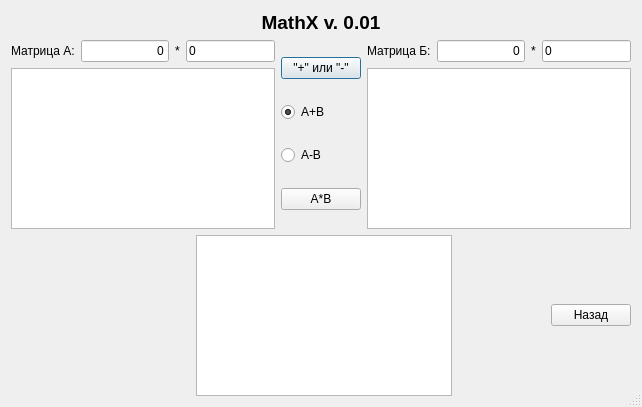
<?xml version="1.0" encoding="UTF-8"?>
<ui version="4.0">
 <class>Matr</class>
 <widget class="QDialog" name="Matr">
  <property name="geometry">
   <rect>
    <x>0</x>
    <y>0</y>
    <width>642</width>
    <height>407</height>
   </rect>
  </property>
  <property name="windowTitle">
   <string>Dialog</string>
  </property>
  <property name="sizeGripEnabled">
   <bool>true</bool>
  </property>
  <property name="modal">
   <bool>true</bool>
  </property>
  <layout class="QGridLayout" name="gridLayout_2">
   <item row="0" column="0">
    <layout class="QGridLayout" name="gridLayout">
     <item row="0" column="0">
      <layout class="QVBoxLayout" name="verticalLayout_4">
       <item>
        <widget class="QLabel" name="label_3">
         <property name="font">
          <font>
           <pointsize>14</pointsize>
           <weight>75</weight>
           <bold>true</bold>
          </font>
         </property>
         <property name="text">
          <string>MathX v. 0.01</string>
         </property>
         <property name="alignment">
          <set>Qt::AlignCenter</set>
         </property>
        </widget>
       </item>
       <item>
        <layout class="QHBoxLayout" name="horizontalLayout">
         <item>
          <layout class="QVBoxLayout" name="verticalLayout_2">
           <item>
            <layout class="QHBoxLayout" name="horizontalLayout_4">
             <item>
              <widget class="QLabel" name="label_2">
               <property name="text">
                <string>Матрица А:</string>
               </property>
              </widget>
             </item>
             <item>
              <widget class="QLineEdit" name="lineEdit_4">
               <property name="text">
                <string>0</string>
               </property>
               <property name="alignment">
                <set>Qt::AlignRight|Qt::AlignTrailing|Qt::AlignVCenter</set>
               </property>
              </widget>
             </item>
             <item>
              <widget class="QLabel" name="label_5">
               <property name="text">
                <string>*</string>
               </property>
              </widget>
             </item>
             <item>
              <widget class="QLineEdit" name="lineEdit_3">
               <property name="text">
                <string>0</string>
               </property>
              </widget>
             </item>
            </layout>
           </item>
           <item>
            <widget class="QTableWidget" name="tableWidget"/>
           </item>
          </layout>
         </item>
         <item>
          <layout class="QVBoxLayout" name="verticalLayout">
           <item>
            <widget class="QPushButton" name="pushButton_3">
             <property name="text">
              <string>&quot;+&quot; или &quot;-&quot;</string>
             </property>
            </widget>
           </item>
           <item>
            <widget class="QRadioButton" name="radioButton">
             <property name="text">
              <string>А+В</string>
             </property>
             <property name="checked">
              <bool>true</bool>
             </property>
            </widget>
           </item>
           <item>
            <widget class="QRadioButton" name="radioButton_2">
             <property name="text">
              <string>А-В</string>
             </property>
            </widget>
           </item>
           <item>
            <widget class="QPushButton" name="result">
             <property name="text">
              <string>A*B</string>
             </property>
            </widget>
           </item>
          </layout>
         </item>
         <item>
          <layout class="QVBoxLayout" name="verticalLayout_3">
           <item>
            <layout class="QHBoxLayout" name="horizontalLayout_3">
             <item>
              <widget class="QLabel" name="label">
               <property name="text">
                <string>Матрица Б:</string>
               </property>
              </widget>
             </item>
             <item>
              <widget class="QLineEdit" name="lineEdit_2">
               <property name="text">
                <string>0</string>
               </property>
               <property name="alignment">
                <set>Qt::AlignRight|Qt::AlignTrailing|Qt::AlignVCenter</set>
               </property>
              </widget>
             </item>
             <item>
              <widget class="QLabel" name="label_4">
               <property name="text">
                <string>*</string>
               </property>
              </widget>
             </item>
             <item>
              <widget class="QLineEdit" name="lineEdit">
               <property name="text">
                <string>0</string>
               </property>
              </widget>
             </item>
            </layout>
           </item>
           <item>
            <widget class="QTableWidget" name="tableWidget_2"/>
           </item>
          </layout>
         </item>
        </layout>
       </item>
      </layout>
     </item>
     <item row="1" column="0">
      <layout class="QHBoxLayout" name="horizontalLayout_2">
       <item>
        <spacer name="horizontalSpacer">
         <property name="orientation">
          <enum>Qt::Horizontal</enum>
         </property>
         <property name="sizeHint" stdset="0">
          <size>
           <width>40</width>
           <height>20</height>
          </size>
         </property>
        </spacer>
       </item>
       <item>
        <spacer name="horizontalSpacer_3">
         <property name="orientation">
          <enum>Qt::Horizontal</enum>
         </property>
         <property name="sizeHint" stdset="0">
          <size>
           <width>40</width>
           <height>20</height>
          </size>
         </property>
        </spacer>
       </item>
       <item>
        <widget class="QTableWidget" name="tableWidget_4">
         <property name="enabled">
          <bool>true</bool>
         </property>
         <property name="sortingEnabled">
          <bool>false</bool>
         </property>
        </widget>
       </item>
       <item>
        <spacer name="horizontalSpacer_2">
         <property name="orientation">
          <enum>Qt::Horizontal</enum>
         </property>
         <property name="sizeHint" stdset="0">
          <size>
           <width>40</width>
           <height>20</height>
          </size>
         </property>
        </spacer>
       </item>
       <item>
        <widget class="QPushButton" name="pushButton_2">
         <property name="text">
          <string>Назад</string>
         </property>
        </widget>
       </item>
      </layout>
     </item>
    </layout>
   </item>
  </layout>
 </widget>
 <resources/>
 <connections/>
</ui>
